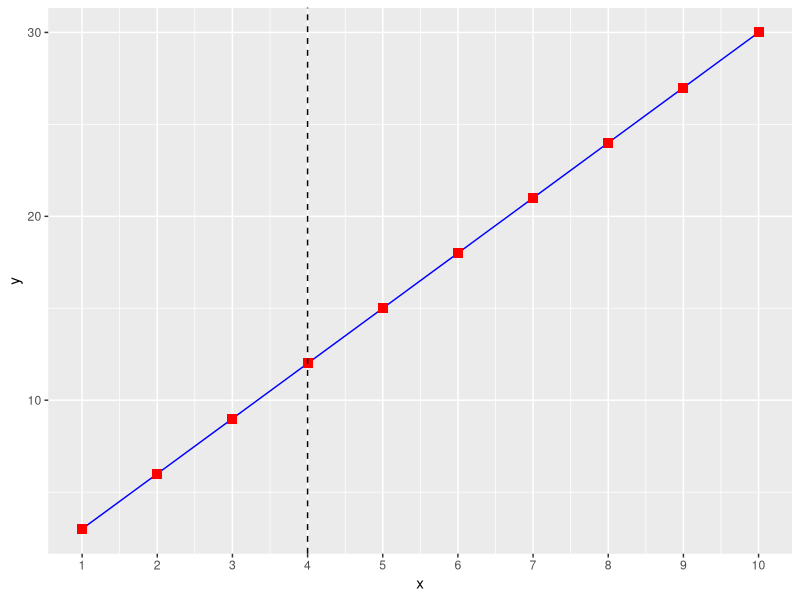
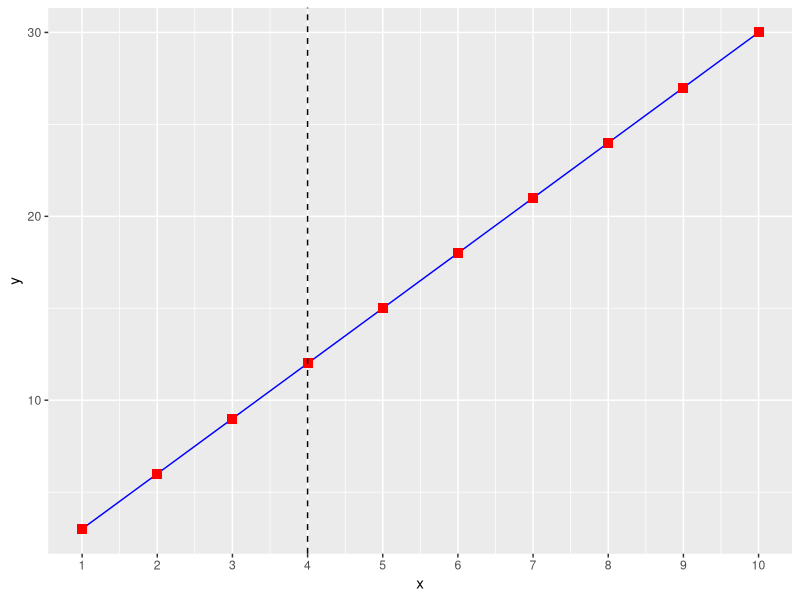

Reproduce these figures in R, in order.
library(ggplot2)

data <- data.frame(x=1:10, y=(1:10)*3)

ggplot(data, aes(x = x, y = y))+
  geom_line(color='blue')+
  geom_point(size = 3, color = 'red', shape = 15)+
  geom_vline(xintercept = 4, linetype=14)+
  scale_x_continuous(breaks=1:10)

ggsave("example.png", width = 7, height = 5)
